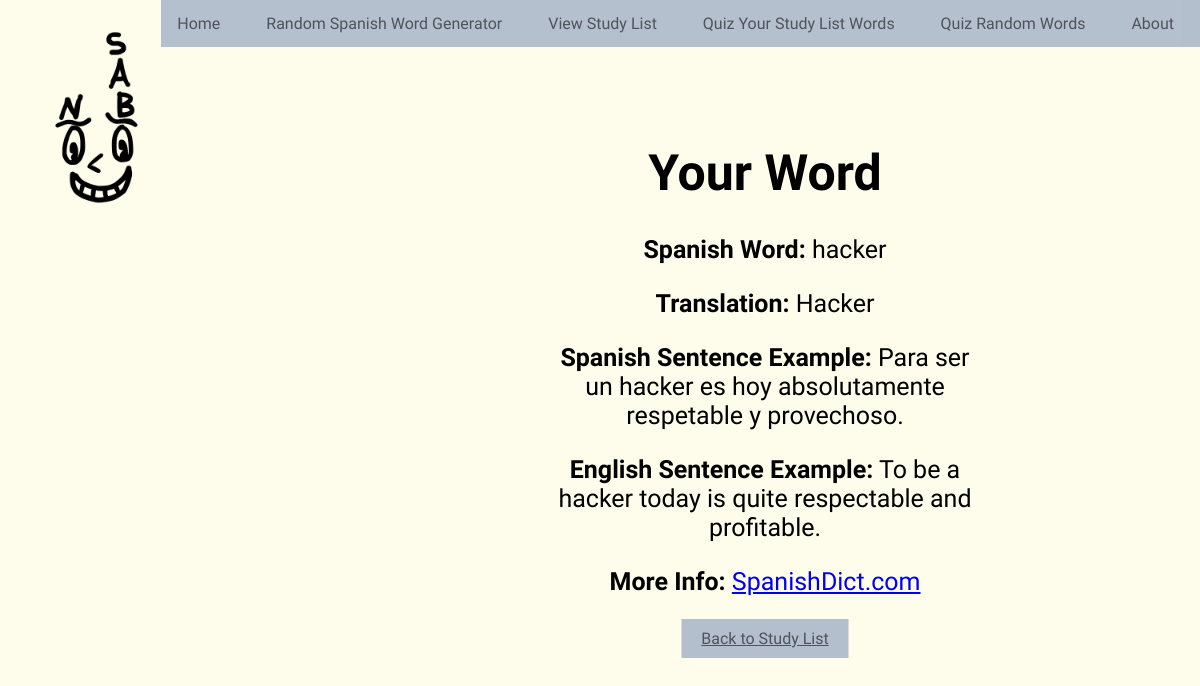
Screenshot of /word_detail/14 with the database file from the repository.
### main.py (models this page shows)
class StudyList(db.Model):
    id = db.Column(db.Integer, primary_key=True)
    spanish_word = db.Column(db.String(100), nullable=False, unique=True)
    english_word = db.Column(db.String(100), nullable=False, unique=True)
    spanish_sentence = db.Column(db.String(500), nullable=False, unique=True)
    english_sentence = db.Column(db.String(500), nullable=False, unique=True)
    audio = db.Column(db.String(200), nullable=False, unique=True)

### main.py (the view)
@app.route('/word_detail/<int:word_id>')
def word_detail(word_id):
    word = StudyList.query.get(word_id)
    spanish_word = word.spanish_word
    english_word = word.english_word
    spanish_sentence = word.spanish_sentence
    english_sentence = word.english_sentence
    audio = word.audio
    if "None" in audio:
        audio = None
    if word is not None:
        return render_template('word_detail.html', spanish_word=spanish_word, english_word=english_word, spanish_sentence=spanish_sentence, english_sentence=english_sentence, audio=audio)
    else:
        flash('Word not found.', 'danger')
        return redirect(url_for('view_study_list'))

### templates/word_detail.html (shortened to what this page needs)
{% extends "template.html" %}
{% block content %}
<!DOCTYPE html>
<html lang="en">
<head>
</head>
<body>
    <div class="word-detail">
        <div id="word">
            <h1>Your Word</h1>
            <p><strong>Spanish Word:</strong> <span id="generated-word">{{ spanish_word }}</span></p>
            <p><strong>Translation:</strong> <span id="generated-word">{{ english_word }}</span></p>
            <p><strong>Spanish Sentence Example:</strong> <span id="generated-word">{{ spanish_sentence }}</span></p>
            <p><strong>English Sentence Example:</strong> <span id="generated-word">{{ english_sentence }}</span></p>
            <p><strong>More Info:</strong> <a href="https://www.spanishdict.com/translation/{{spanish_word}}" target="_blank">SpanishDict.com</a></p>
            <a href="javascript:history.back()" id="back-2-stu-list">Back to Study List</a>
        </div>
    </div>
</body>
</html>
{% endblock %}

### static/css/style.css (style rules this page uses)
body { background-color: #fefceb; }

### static/css/word-detail.css (style rules this page uses)
#word { position: absolute; top: 110px; left: 765px; transform: translateX(-50%); font-family: 'Balsamiq Sans', 'san-serif'; font-size: 25px; gap: 10px; }
.word-detail { text-align: center; }
#back-2-stu-list { font-family: 'Balsamiq Sans', sans-serif; font-size: 16px; color: rgb(80, 82, 92); background-color: #a5b3c8d3; border: none; padding: 10px 20px; margin-top: 10px; cursor: pointer; margin-left: 0px; }

### rows the page displays
StudyList: spanish_word "hacker", english_word "Hacker", spanish_sentence "Para ser un hacker es hoy absolutamente respetable y provechoso.", english_sentence "To be a hacker today is quite respectable and profitable."
